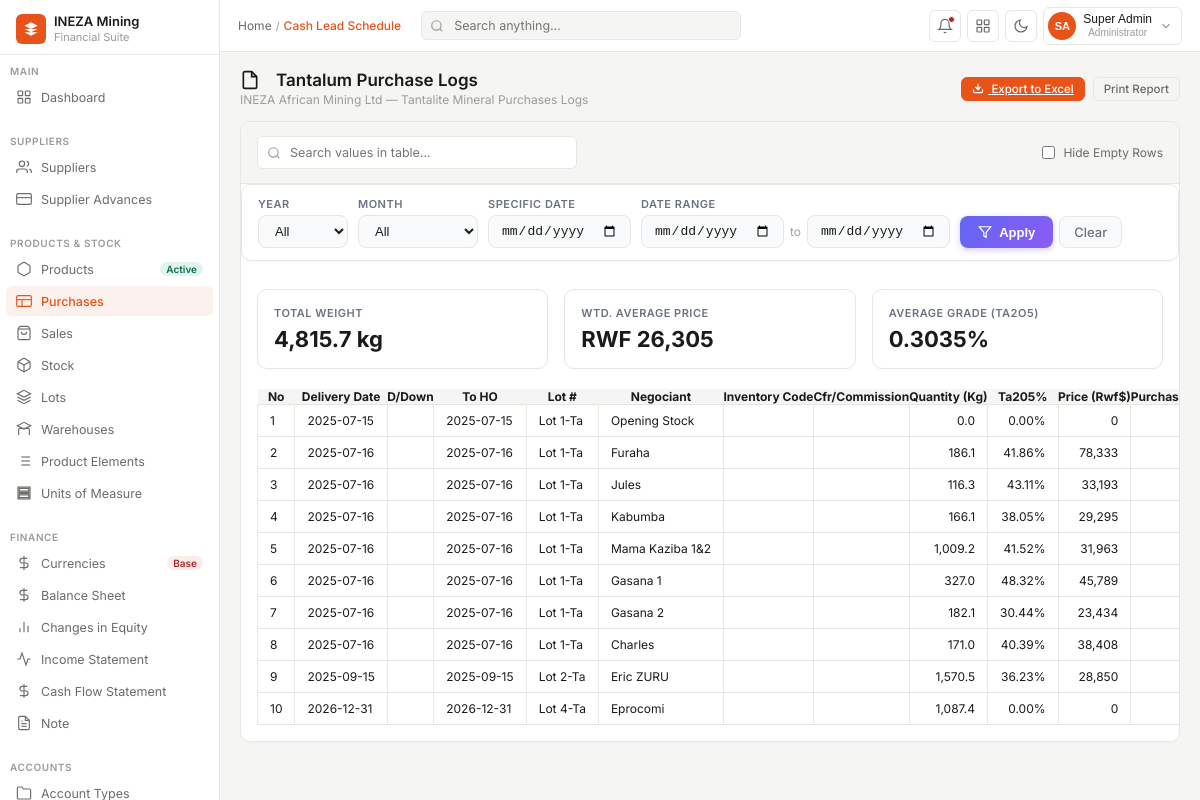
Page /pages/report_purchase_logs_ta/index.php (signed in) on the committed database.
### tables this page shows
CREATE TABLE `purchasing` (
  `id` bigint(20) UNSIGNED NOT NULL,
  `purchase_no` varchar(50) NOT NULL COMMENT 'Internal reference e.g. PUR-2025-0001',
  `delivery_no` varchar(30) DEFAULT NULL COMMENT 'D/Down reference e.g. DD 1',
  `inventory_code` varchar(50) DEFAULT NULL COMMENT 'Inventory/stock code per delivery',
  `account_id` bigint(20) UNSIGNED DEFAULT NULL,
  `delivery_date` date DEFAULT NULL,
  `purchase_date` date NOT NULL DEFAULT curdate(),
  `lot_id` int(10) UNSIGNED NOT NULL COMMENT 'Which lot/batch this delivery belongs to',
  `product_id` int(10) UNSIGNED NOT NULL COMMENT 'Which mineral product was purchased',
  `supplier_id` bigint(20) UNSIGNED NOT NULL COMMENT 'The négociant/supplier',
  `negociant` varchar(200) DEFAULT NULL,
  `warehouse_id` int(10) UNSIGNED NOT NULL COMMENT 'Receiving warehouse',
  `quantity_kg` decimal(14,4) NOT NULL COMMENT 'Delivered quantity in Kg',
  `uom_id` int(10) UNSIGNED NOT NULL DEFAULT 1 COMMENT 'Unit of measure (default KG)',
  `price_per_kg_rwf` decimal(18,4) DEFAULT NULL COMMENT 'Price per Kg in Rwf',
  `purchase_value_rwf` decimal(18,2) DEFAULT NULL COMMENT 'Total purchase value in Rwf',
  `exchange_rate` decimal(14,4) DEFAULT NULL COMMENT 'RWF/USD rate on purchase date',
  `purchase_currency_id` tinyint(3) UNSIGNED DEFAULT NULL,
  `purchase_amount_in_currency` decimal(18,4) DEFAULT NULL,
  `converted_amount` decimal(18,4) DEFAULT NULL,
  `purchase_value_usd` decimal(18,4) DEFAULT NULL COMMENT 'Total purchase value in USD',
  `net_paid_supplier_usd` decimal(18,4) DEFAULT NULL COMMENT 'Net amount paid to supplier USD',
  `charges_per_kg` decimal(12,4) DEFAULT NULL COMMENT 'Processing charge per Kg',
  `production_charges_per_kg` decimal(12,4) DEFAULT NULL,
  `price_per_ta_unit` decimal(12,4) DEFAULT NULL COMMENT 'Price per Ta unit (coltan)',
  `price_per_kg_usd` decimal(12,4) DEFAULT NULL COMMENT '$ price per Kg',
  `pricing_method` enum('lme','manual') NOT NULL DEFAULT 'lme',
  `lme_price` decimal(14,4) DEFAULT NULL COMMENT 'LME reference price (Tin)',
  `tc_charges` decimal(12,4) DEFAULT NULL COMMENT 'Treatment/refining charges',
  `tax_rra` decimal(14,4) DEFAULT NULL COMMENT 'RRA tax withheld',
  `tax_rma` decimal(14,4) DEFAULT NULL COMMENT 'RMA tax withheld',
  `tax_inkomane` decimal(14,4) DEFAULT NULL COMMENT 'INKOMANE levy withheld',
  `production_charges` decimal(14,4) DEFAULT NULL COMMENT 'Total production charges',
  `status` enum('pending','confirmed','received','cancelled') NOT NULL DEFAULT 'pending',
  `notes` text DEFAULT NULL,
  `created_by` int(11) DEFAULT NULL,
  `created_at` timestamp NOT NULL DEFAULT current_timestamp(),
  `updated_at` timestamp NOT NULL DEFAULT current_timestamp() ON UPDATE current_timestamp()
);

CREATE TABLE `lots` (
  `id` int(10) UNSIGNED NOT NULL,
  `lots_code` varchar(50) NOT NULL COMMENT 'e.g. Lot 1-Ta, Lot 01-Tin',
  `product_id` int(10) UNSIGNED NOT NULL,
  `opening_date` date NOT NULL,
  `closing_date` date DEFAULT NULL COMMENT 'NULL means lot is still open',
  `statuss` tinyint(1) NOT NULL DEFAULT 1
);

CREATE TABLE `suppliers` (
  `id` bigint(20) UNSIGNED NOT NULL,
  `supplier_type` enum('individual','cooperative','company') DEFAULT 'individual',
  `name` varchar(200) NOT NULL,
  `nif` varchar(50) DEFAULT NULL COMMENT 'Tax Identification Number',
  `vat_reg_no` varchar(100) DEFAULT NULL,
  `phone` varchar(30) DEFAULT NULL,
  `email` varchar(150) DEFAULT NULL,
  `address` text DEFAULT NULL,
  `payables_account_id` bigint(20) UNSIGNED DEFAULT NULL,
  `currency_id` int(11) DEFAULT NULL,
  `region` varchar(200) DEFAULT NULL,
  `is_active` tinyint(1) DEFAULT 1,
  `notes` text DEFAULT NULL,
  `created_at` timestamp NOT NULL DEFAULT current_timestamp(),
  `updated_at` timestamp NOT NULL DEFAULT current_timestamp() ON UPDATE current_timestamp(),
  `created_by` int(11) NOT NULL,
  `updated_by` int(11) DEFAULT NULL
);

CREATE TABLE `purchasing_element_grade` (
  `id` bigint(20) UNSIGNED NOT NULL,
  `purchasing_id` bigint(20) UNSIGNED NOT NULL,
  `product_element_id` int(10) UNSIGNED NOT NULL,
  `grade_pct` decimal(10,6) DEFAULT NULL COMMENT 'Element grade as a fraction e.g. 0.418582',
  `notes` varchar(255) DEFAULT NULL
);

### pages/report_purchase_logs_ta/index.php (the view, shortened to what this page needs)
<?php
require_once __DIR__ . '/../../config/db.php';
$report_slug = 'purchase_logs_ta';
$report_title = 'Tantalum Purchase Logs';
$filter_year = $_GET['filter_year'] ?? '';
$filter_month = $_GET['filter_month'] ?? '';
$filter_date = $_GET['filter_date'] ?? '';
$filter_start = $_GET['filter_start'] ?? '';
$filter_end = $_GET['filter_end'] ?? '';
$date_cond = "";
$query = "SELECT p.*, s.name as supplier_name, l.lots_code, peg.grade_pct
          FROM purchasing p
          JOIN suppliers s ON p.supplier_id = s.id
          JOIN lots l ON p.lot_id = l.id
          LEFT JOIN purchasing_element_grade peg ON peg.purchasing_id = p.id AND peg.product_element_id = 1
          WHERE p.product_id = 2 {$date_cond}
          ORDER BY p.purchase_date ASC, p.id ASC";
$db_res = mysqli_query($conn, $query);
$total_qty = 0.0;
$total_val_rwf = 0.0;
$total_grade_weight = 0.0;
$rows = [];
if ($db_res) {
    while ($db_row = mysqli_fetch_assoc($db_res)) {
        $qty = (float)$db_row['quantity_kg'];
        $grade = (float)($db_row['grade_pct'] ?? 0);
        $val_rwf = (float)$db_row['purchase_value_rwf'];
        $total_qty += $qty;
        $total_val_rwf += $val_rwf;
        $total_grade_weight += $grade * $qty;
        $rows[] = $db_row;
    }
}
$avg_price = $total_qty > 0 ? $total_val_rwf / $total_qty : 0.0;
$avg_grade = $total_qty > 0 ? $total_grade_weight / $total_qty : 0.0;
?>
<!DOCTYPE html>
<html lang="en">
<head>
<link rel="stylesheet" href="../../src/css/dashboard.css">
<link rel="stylesheet" href="../../src/css/sidebar.css">
<link rel="stylesheet" href="../../src/css/navbar.css">
<link rel="stylesheet" href="../../src/css/reports.css">
</head>
<body>
<?php include __DIR__ . '/../include/sidebar.php'; ?>
<div class="main">
  <?php include __DIR__ . '/../include/navbar.php'; ?>
  <div class="content">
    <div class="page-header">
      <div>
        <h1 class="page-title">
          <svg viewBox="0 0 24 24" style="width: 20px; height: 20px; fill: none; stroke: currentColor; stroke-width: 2; margin-right: 8px;"><path d="M14 2H6a2 2 0 0 0-2 2v16a2 2 0 0 0 2 2h12a2 2 0 0 0 2-2V8z"/><polyline points="14 2 14 8 20 8"/></svg>
          <?php echo htmlspecialchars($report_title); ?>
        </h1>
        <div class="page-sub">INEZA African Mining Ltd — Tantalite Mineral Purchases Logs</div>
      </div>
      <div class="page-actions">
        <a class="btn-sm btn-primary" href="../include/export.php?sheet=<?php echo urlencode($report_slug); ?>&filter_year=<?php echo urlencode($filter_year); ?>&filter_month=<?php echo urlencode($filter_month); ?>&filter_date=<?php echo urlencode($filter_date); ?>&filter_start=<?php echo urlencode($filter_start); ?>&filter_end=<?php echo urlencode($filter_end); ?>" id="exportBtn">
          <svg class="btn-icon btn-icon-white" viewBox="0 0 24 24"><path d="M21 15v4a2 2 0 0 1-2 2H5a2 2 0 0 1-2-2v-4M7 10l5 5 5-5M12 15V3"/></svg>
          Export to Excel
        </a>
        <button class="btn-sm" onclick="window.print()">
          Print Report
        </button>
      </div>
    </div>
    <div class="report-container page-<?php echo htmlspecialchars($report_slug); ?>">
      <div class="report-card">
      <div class="report-toolbar">
        <div class="search-wrap">
          <svg viewBox="0 0 24 24"><circle cx="11" cy="11" r="8"/><line x1="21" y1="21" x2="16.65" y2="16.65"/></svg>
          <input type="text" id="reportSearch" placeholder="Search values in table..." onkeyup="searchTable()">
        </div>
        <div class="toolbar-actions">
          <label class="toggle-label">
            <input type="checkbox" id="hideEmptyRows" onchange="toggleEmptyRows(this)">
            <span>Hide Empty Rows</span>
          </label>
        </div>
      </div>
      <form method="GET" class="report-filters" style="display: flex; flex-wrap: wrap; gap: 10px; align-items: flex-end; padding: 12px 16px; background: var(--card-bg, #fff); border-radius: 10px; margin-bottom: 12px; border: 1px solid var(--border, #e5e7eb); box-shadow: 0 1px 3px rgba(0,0,0,0.04);">
        <div style="display: flex; flex-direction: column; gap: 4px;">
          <label style="font-size: 11px; font-weight: 600; color: var(--text-secondary, #6b7280); text-transform: uppercase; letter-spacing: 0.5px;">Year</label>
          <select name="filter_year" style="padding: 7px 12px; border-radius: 8px; border: 1px solid var(--border, #d1d5db); background: var(--input-bg, #f9fafb); font-size: 13px; min-width: 90px; color: var(--text, #111);">
            <option value="">All</option>
          </select>
        </div>
        <div style="display: flex; flex-direction: column; gap: 4px;">
          <label style="font-size: 11px; font-weight: 600; color: var(--text-secondary, #6b7280); text-transform: uppercase; letter-spacing: 0.5px;">Month</label>
          <select name="filter_month" style="padding: 7px 12px; border-radius: 8px; border: 1px solid var(--border, #d1d5db); background: var(--input-bg, #f9fafb); font-size: 13px; min-width: 120px; color: var(--text, #111);">
            <option value="">All</option>
          </select>
        </div>
        <div style="display: flex; flex-direction: column; gap: 4px;">
          <label style="font-size: 11px; font-weight: 600; color: var(--text-secondary, #6b7280); text-transform: uppercase; letter-spacing: 0.5px;">Specific Date</label>
          <input type="date" name="filter_date" value="<?php echo htmlspecialchars($filter_date); ?>" style="padding: 7px 12px; border-radius: 8px; border: 1px solid var(--border, #d1d5db); background: var(--input-bg, #f9fafb); font-size: 13px; color: var(--text, #111);">
        </div>
        <div style="display: flex; flex-direction: column; gap: 4px;">
          <label style="font-size: 11px; font-weight: 600; color: var(--text-secondary, #6b7280); text-transform: uppercase; letter-spacing: 0.5px;">Date Range</label>
          <div style="display: flex; gap: 6px; align-items: center;">
            <input type="date" name="filter_start" value="<?php echo htmlspecialchars($filter_start); ?>" style="padding: 7px 12px; border-radius: 8px; border: 1px solid var(--border, #d1d5db); background: var(--input-bg, #f9fafb); font-size: 13px; color: var(--text, #111);">
            <span style="font-size: 12px; color: var(--text-secondary, #9ca3af);">to</span>
            <input type="date" name="filter_end" value="<?php echo htmlspecialchars($filter_end); ?>" style="padding: 7px 12px; border-radius: 8px; border: 1px solid var(--border, #d1d5db); background: var(--input-bg, #f9fafb); font-size: 13px; color: var(--text, #111);">
          </div>
        </div>
        <div style="display: flex; gap: 6px;">
          <button type="submit" style="padding: 7px 18px; border-radius: 8px; border: none; background: linear-gradient(135deg, #6366f1, #8b5cf6); color: #fff; font-size: 13px; font-weight: 600; cursor: pointer; transition: all 0.2s; box-shadow: 0 2px 6px rgba(99,102,241,0.3);">
            <svg viewBox="0 0 24 24" style="width: 14px; height: 14px; fill: none; stroke: currentColor; stroke-width: 2; vertical-align: -2px; margin-right: 4px;"><polygon points="22 3 2 3 10 12.46 10 19 14 21 14 12.46 22 3"/></svg>
            Apply
          </button>
          <a href="?" style="padding: 7px 14px; border-radius: 8px; border: 1px solid var(--border, #d1d5db); background: var(--input-bg, #f9fafb); color: var(--text-secondary, #6b7280); font-size: 13px; font-weight: 500; text-decoration: none; cursor: pointer; transition: all 0.2s;">
            Clear
          </a>
        </div>
      </form>
      <div class="table-wrapper" style="padding: 16px;">
        <div class="metrics-grid">
          <div class="metric-card">
            <div class="metric-title">Total Weight</div>
            <div class="metric-value"><?php echo number_format($total_qty, 1); ?> kg</div>
          </div>
          <div class="metric-card">
            <div class="metric-title">Wtd. Average Price</div>
            <div class="metric-value">RWF <?php echo number_format($avg_price, 0); ?></div>
          </div>
          <div class="metric-card">
            <div class="metric-title">Average Grade (Ta2O5)</div>
            <div class="metric-value"><?php echo number_format($avg_grade, 4); ?>%</div>
          </div>
        </div>
        <table class="excel-table" id="reportTable">
          <thead>
            <tr style="background: var(--bg); font-weight: 600;">
              <th>No</th>
              <th>Delivery Date</th>
              <th>D/Down</th>
              <th>To HO</th>
              <th>Lot #</th>
              <th>Negociant</th>
              <th>Inventory Code</th>
              <th>Cfr/Commission</th>
              <th>Quantity (Kg)</th>
              <th>Ta205%</th>
              <th>Price (Rwf$)</th>
              <th>Purchase Value (Rwf)</th>
            </tr>
          </thead>
          <tbody>
            <?php
            $idx = 0;
            if (empty($rows)):
            ?>
              <tr>
                <td colspan="24" style="text-align: center; padding: 24px; color: var(--text2);">No purchase log records found.</td>
              </tr>
            <?php
            else:
            foreach ($rows as $row):
                $idx++;
                $qty = (float)$row['quantity_kg'];
                $grade = (float)($row['grade_pct'] ?? 0);
            ?>
              <tr class="data-row">
                <td><?php echo $idx; ?></td>
                <td><?php echo htmlspecialchars($row['delivery_date'] ?? ''); ?></td>
                <td></td>
                <td><?php echo htmlspecialchars($row['purchase_date']); ?></td>
                <td><?php echo htmlspecialchars($row['lots_code']); ?></td>
                <td><?php echo htmlspecialchars($row['supplier_name']); ?></td>
                <td><?php echo htmlspecialchars($row['inventory_code'] ?? ''); ?></td>
                <td></td>
                <td style="text-align: right;"><?php echo number_format($qty, 1); ?></td>
                <td style="text-align: right;"><?php echo number_format($grade * 100, 2); ?>%</td>
                <td style="text-align: right;"><?php echo number_format($row['price_per_kg_rwf'], 0); ?></td>
                <td style="text-align: right;"><?php echo number_format($row['purchase_value_rwf'], 0); ?></td>
              </tr>
            <?php endforeach; endif; ?>
          </tbody>
        </table>
      </div>
    </div>
  </div>
  </div>
</div>
</body>
</html>

### rows in the picture
purchasing: delivery_date "2025-07-15", purchase_date "2025-07-15", lot.lots_code "Lot 1-Ta", supplier.name "Opening Stock", quantity_kg "0.0", grade "0.00", price_per_kg_rwf "0"
purchasing: delivery_date "2025-07-16", purchase_date "2025-07-16", lot.lots_code "Lot 1-Ta", supplier.name "Furaha", quantity_kg "186.1", purchasing_element_grade.grade_pct "41.86", price_per_kg_rwf "78,333"
purchasing: delivery_date "2025-07-16", purchase_date "2025-07-16", lot.lots_code "Lot 1-Ta", supplier.name "Jules", quantity_kg "116.3", purchasing_element_grade.grade_pct "43.11", price_per_kg_rwf "33,193"
purchasing: delivery_date "2025-07-16", purchase_date "2025-07-16", lot.lots_code "Lot 1-Ta", supplier.name "Kabumba", quantity_kg "166.1", purchasing_element_grade.grade_pct "38.05", price_per_kg_rwf "29,295"
purchasing: delivery_date "2025-07-16", purchase_date "2025-07-16", lot.lots_code "Lot 1-Ta", supplier.name "Mama Kaziba 1&2", quantity_kg "1,009.2", purchasing_element_grade.grade_pct "41.52", price_per_kg_rwf "31,963"
purchasing: delivery_date "2025-07-16", purchase_date "2025-07-16", lot.lots_code "Lot 1-Ta", supplier.name "Gasana 1", quantity_kg "327.0", purchasing_element_grade.grade_pct "48.32", price_per_kg_rwf "45,789"
purchasing: delivery_date "2025-07-16", purchase_date "2025-07-16", lot.lots_code "Lot 1-Ta", supplier.name "Gasana 2", quantity_kg "182.1", purchasing_element_grade.grade_pct "30.44", price_per_kg_rwf "23,434"
purchasing: delivery_date "2025-07-16", purchase_date "2025-07-16", lot.lots_code "Lot 1-Ta", supplier.name "Charles", quantity_kg "171.0", purchasing_element_grade.grade_pct "40.39", price_per_kg_rwf "38,408"
purchasing: delivery_date "2025-09-15", purchase_date "2025-09-15", lot.lots_code "Lot 2-Ta", supplier.name "Eric ZURU", quantity_kg "1,570.5", purchasing_element_grade.grade_pct "36.23", price_per_kg_rwf "28,850"
purchasing: delivery_date "2026-12-31", purchase_date "2026-12-31", lot.lots_code "Lot 4-Ta", supplier.name "Eprocomi", quantity_kg "1,087.4", grade "0.00", price_per_kg_rwf "0"

### other values in the picture
$initials "SA"
$report_title "Tantalum Purchase Logs"
$total_qty "4,815.7"
$avg_price "26,305"
$avg_grade "0.3035"
